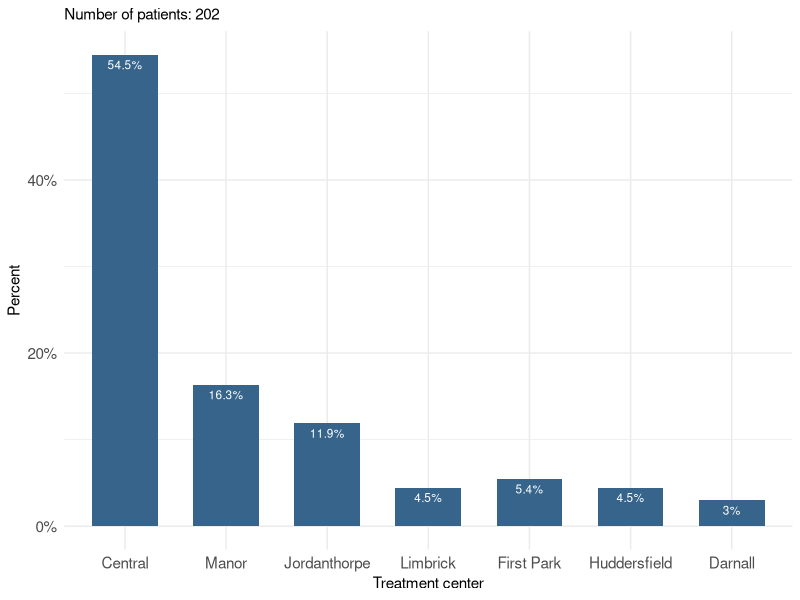
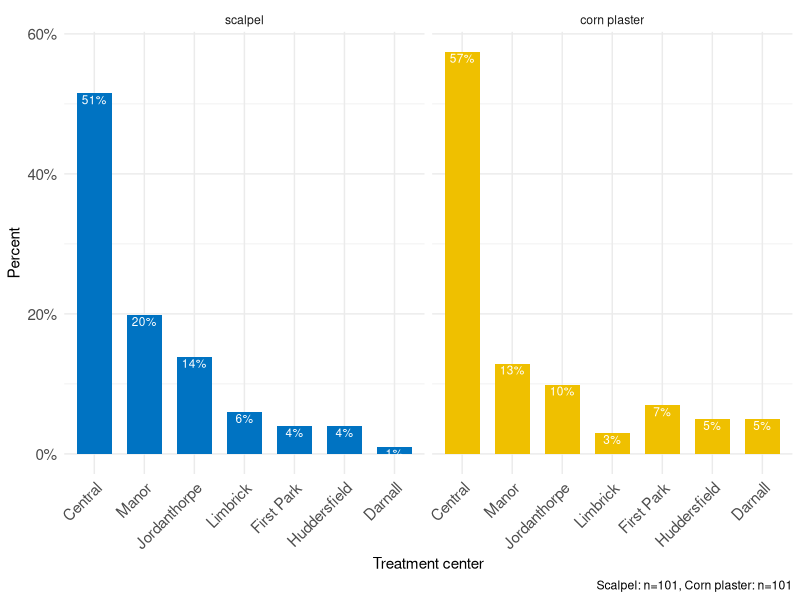
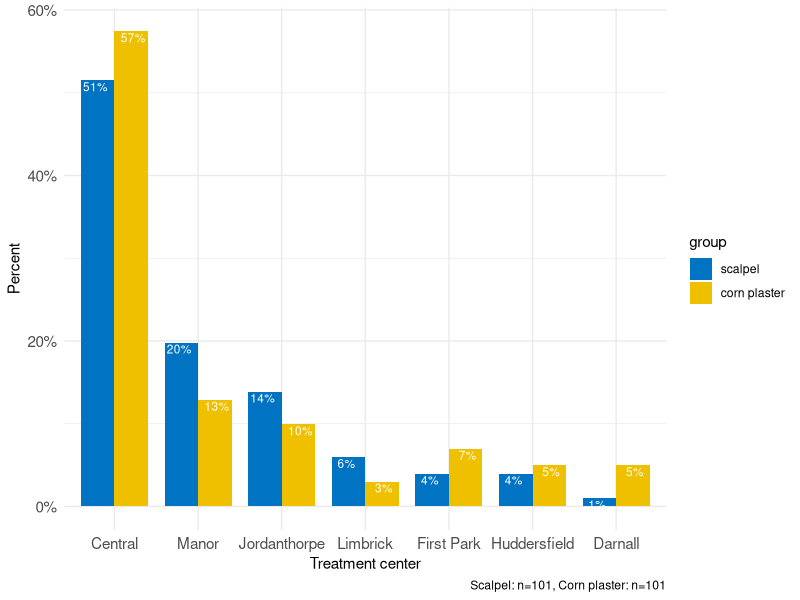

Source code (R) for these figures, in order:
## ---- chunk 1
#| include = F

library(tidyverse)
library(scales)
library(readr)
corn <- read_csv("data/corn.csv")

dat <- corn %>% 
 mutate(group = factor(group, levels = c(1, 2), 
                              labels=c('scalpel', 'corn plaster')),
        centre_a = factor(centre_a, levels = c(1, 2, 3, 4, 5,  9,  11 ),
                          labels = c('Central', 'Manor', 'Jordanthorpe', 'Limbrick',
                                     'First Park', 'Huddersfield', 'Darnall')),
        gender = factor(gender, levels = c(1, 2), 
                              labels=c('male', 'female'))
         
 )
## ---- chunk 2
#| echo: false
#| label: fig-barplot1
#| fig-cap: Bar plot showing where 202 patients with corns were treated.
#| fig.width: 7

centres <- dat %>% 
  count(centre_a) %>% 
  mutate(percent = n / sum(n))


ggplot(centres, aes(x = centre_a, y = percent)) +
  geom_col(width=0.65, fill = "steelblue4") +
  geom_text(aes(label=paste0(round(percent*100, 1), "%")),
            vjust=1.6, color = "white", size = 3) +
  labs(x = "Treatment center", y = "Percent",
       subtitle = "Number of patients: 202") +
  scale_y_continuous(labels = scales::percent) +
  theme_minimal() +
  theme(
    axis.title=element_text(size = 11),
    axis.text=element_text(size = 11)
  )
## ---- chunk 3
#| echo: false
#| label: fig-barplot2
#| fig-cap: Clustered bar plot showing where 202 patients with corns were treated by randomized group.
#| fig.width: 9.5


centres2 <- dat %>% 
  count(centre_a, group) %>% 
  group_by(group) %>% 
  mutate(pct = n / sum(n))


ggplot(centres2) + 
  geom_col(aes(centre_a, pct, fill = group), width=0.7, position = "dodge") +
  geom_text(aes(centre_a, pct, label = paste0(round(pct*100, 0), "%"), 
                group = group), color = "white", size = 3,vjust=1.2,
            position = position_dodge(width = .9)) +
labs(x = "Treatment center", y = "Percent",
     caption = "Scalpel: n=101, Corn plaster: n=101") +
  scale_y_continuous(labels = scales::percent) +
  ggsci::scale_fill_jco() +
  theme_minimal() +
  theme(
    legend.position="none",
    axis.title=element_text(size = 11),
    axis.text=element_text(size = 11),
    axis.text.x = element_text(angle = 45, hjust = 1)
  ) +
   facet_wrap(~group, ncol = 2)

## ---- chunk 4
#| echo: false
#| label: fig-barplot3
#| fig-cap: Clustered bar plot showing where 202 patients with corns were treated by randomized group.
#| fig.width: 9

ggplot(centres2) + 
  geom_col(aes(centre_a, pct, fill = group), width = 0.8, position = "dodge") +
  geom_text(aes(centre_a, pct, label = paste0(round(pct*100, 0), "%"), 
                group = group), color = "white", size = 3,vjust=1.2,
            position = position_dodge(width = .9)) +
labs(x = "Treatment center", y = "Percent",
     caption = "Scalpel: n=101, Corn plaster: n=101") +
  scale_y_continuous(labels = scales::percent) +
  ggsci::scale_fill_jco() +
  theme_minimal() +
  theme(
    axis.title=element_text(size = 11),
    axis.text=element_text(size = 11)
  )

